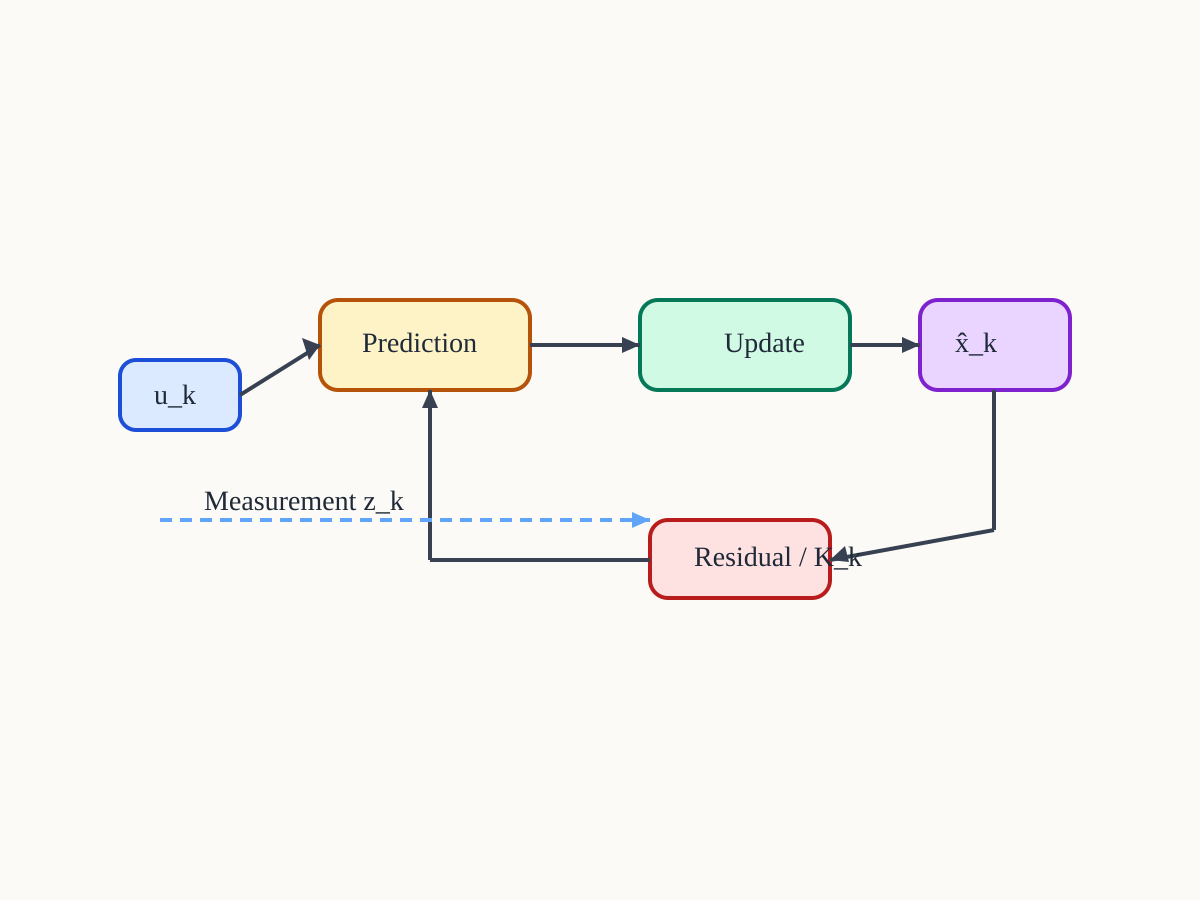

The Python source for this figure:
import sys
import matplotlib.pyplot as plt
import matplotlib.patches as patches

output_path = sys.argv[1]
fig, ax = plt.subplots(figsize=(12, 9), dpi=100)
ax.set_xlim(0, 1200)
ax.set_ylim(0, 900)
ax.set_aspect('equal')
ax.axis('off')
fig.patch.set_facecolor('#fbfaf6')
ax.set_facecolor('#fbfaf6')

def box(x, y, w, h, fc, ec, label):
    ax.add_patch(patches.FancyBboxPatch((x, y), w, h, boxstyle='round,pad=0.02,rounding_size=18', facecolor=fc, edgecolor=ec, linewidth=3))
    ax.text(x + w/2, y + h/2, label, ha='center', va='center', fontsize=20, color='#1f2937')

box(120, 360, 120, 70, '#dbeafe', '#1d4ed8', 'u_k')
box(320, 300, 210, 90, '#fef3c7', '#b45309', 'Prediction')
box(640, 300, 210, 90, '#d1fae5', '#047857', 'Update')
box(920, 300, 150, 90, '#e9d5ff', '#7e22ce', 'x̂_k')
box(650, 520, 180, 78, '#fee2e2', '#b91c1c', 'Residual / K_k')
ax.annotate('', xy=(320, 345), xytext=(240, 395), arrowprops=dict(arrowstyle='->', lw=2.5, color='#374151'))
ax.annotate('', xy=(640, 345), xytext=(530, 345), arrowprops=dict(arrowstyle='->', lw=2.5, color='#374151'))
ax.annotate('', xy=(920, 345), xytext=(850, 345), arrowprops=dict(arrowstyle='->', lw=2.5, color='#374151'))
ax.plot([994, 994, 830], [390, 530, 560], color='#374151', linewidth=2.5)
ax.annotate('', xy=(830, 560), xytext=(994, 530), arrowprops=dict(arrowstyle='->', lw=0, color='#374151'))
ax.plot([650, 430, 430], [560, 560, 390], color='#374151', linewidth=2.5)
ax.annotate('', xy=(430, 390), xytext=(430, 560), arrowprops=dict(arrowstyle='->', lw=0, color='#374151'))
ax.annotate('', xy=(650, 520), xytext=(160, 520), arrowprops=dict(arrowstyle='->', lw=2.5, color='#60a5fa', linestyle='--'))
ax.text(210, 505, 'Measurement z_k', fontsize=18, color='#1f2937')

plt.tight_layout(pad=0)
fig.savefig(output_path, bbox_inches='tight', pad_inches=0.05)
